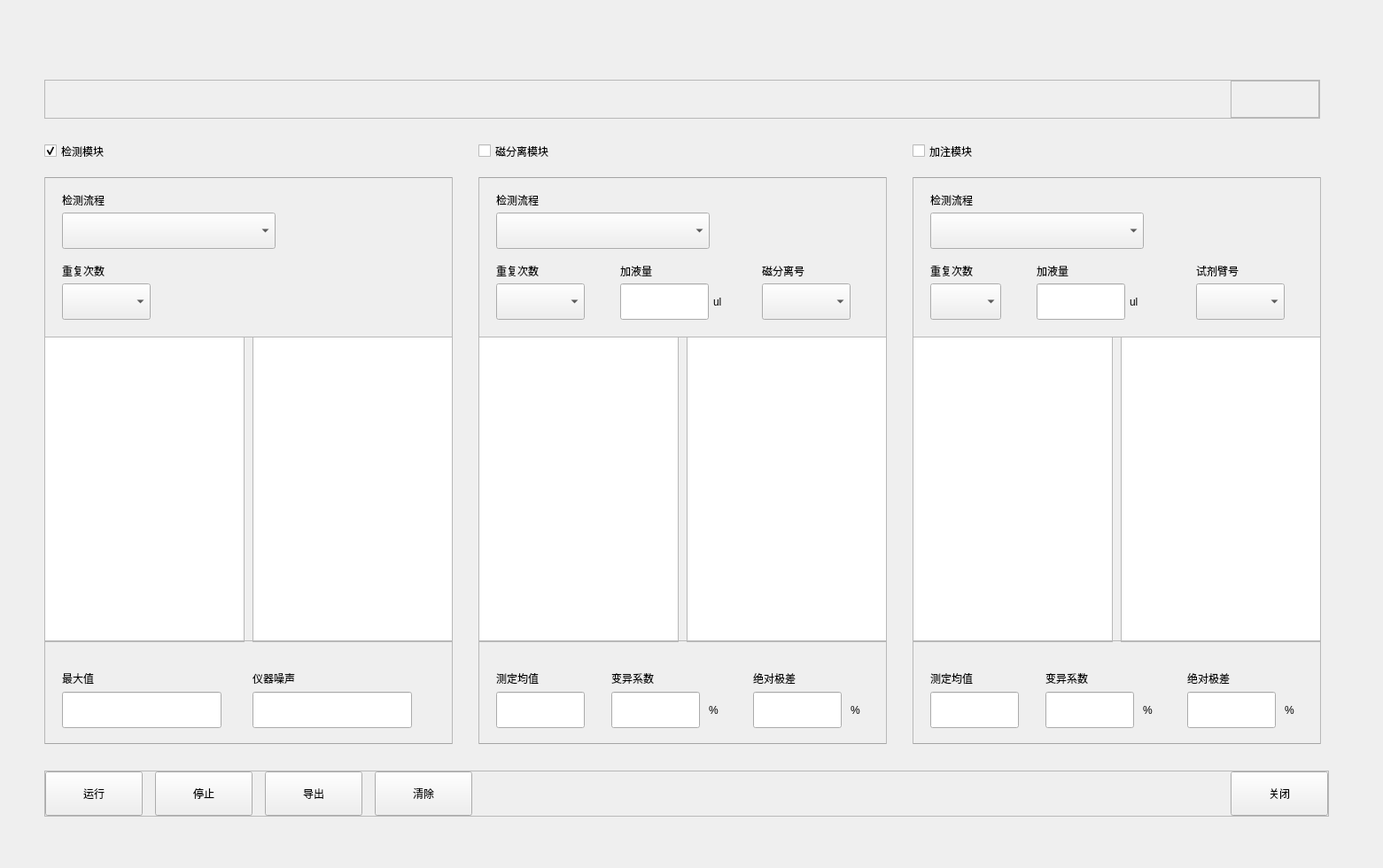
<?xml version="1.0" encoding="UTF-8"?>
<ui version="4.0">
 <class>ProcessCheckDlg</class>
 <widget class="BaseDlg" name="ProcessCheckDlg">
  <property name="geometry">
   <rect>
    <x>0</x>
    <y>0</y>
    <width>1561</width>
    <height>980</height>
   </rect>
  </property>
  <property name="windowTitle">
   <string>ProcessCheckDlg</string>
  </property>
  <widget class="QFrame" name="BottomFrame">
   <property name="geometry">
    <rect>
     <x>50</x>
     <y>870</y>
     <width>1450</width>
     <height>52</height>
    </rect>
   </property>
   <property name="minimumSize">
    <size>
     <width>1450</width>
     <height>52</height>
    </size>
   </property>
   <property name="maximumSize">
    <size>
     <width>1450</width>
     <height>52</height>
    </size>
   </property>
   <property name="frameShape">
    <enum>QFrame::StyledPanel</enum>
   </property>
   <property name="frameShadow">
    <enum>QFrame::Raised</enum>
   </property>
   <layout class="QHBoxLayout" name="horizontalLayout" stretch="0,0,0,0,1,0">
    <property name="spacing">
     <number>14</number>
    </property>
    <property name="leftMargin">
     <number>0</number>
    </property>
    <property name="topMargin">
     <number>0</number>
    </property>
    <property name="rightMargin">
     <number>0</number>
    </property>
    <property name="bottomMargin">
     <number>0</number>
    </property>
    <item>
     <widget class="QPushButton" name="ExcuteBtn">
      <property name="minimumSize">
       <size>
        <width>110</width>
        <height>50</height>
       </size>
      </property>
      <property name="maximumSize">
       <size>
        <width>16777215</width>
        <height>50</height>
       </size>
      </property>
      <property name="text">
       <string>运行</string>
      </property>
      <property name="buttons" stdset="0">
       <string notr="true">btn_dlg</string>
      </property>
     </widget>
    </item>
    <item>
     <widget class="QPushButton" name="StopBtn">
      <property name="minimumSize">
       <size>
        <width>110</width>
        <height>50</height>
       </size>
      </property>
      <property name="maximumSize">
       <size>
        <width>16777215</width>
        <height>50</height>
       </size>
      </property>
      <property name="text">
       <string>停止</string>
      </property>
      <property name="buttons" stdset="0">
       <string notr="true">btn_dlg</string>
      </property>
     </widget>
    </item>
    <item>
     <widget class="QPushButton" name="ExportDataBtn">
      <property name="minimumSize">
       <size>
        <width>110</width>
        <height>50</height>
       </size>
      </property>
      <property name="maximumSize">
       <size>
        <width>16777215</width>
        <height>50</height>
       </size>
      </property>
      <property name="text">
       <string>导出</string>
      </property>
      <property name="buttons" stdset="0">
       <string notr="true">btn_dlg</string>
      </property>
     </widget>
    </item>
    <item>
     <widget class="QPushButton" name="ClearBtn">
      <property name="minimumSize">
       <size>
        <width>110</width>
        <height>50</height>
       </size>
      </property>
      <property name="maximumSize">
       <size>
        <width>16777215</width>
        <height>50</height>
       </size>
      </property>
      <property name="text">
       <string>清除</string>
      </property>
      <property name="buttons" stdset="0">
       <string notr="true">btn_dlg</string>
      </property>
     </widget>
    </item>
    <item>
     <spacer name="horizontalSpacer">
      <property name="orientation">
       <enum>Qt::Horizontal</enum>
      </property>
      <property name="sizeHint" stdset="0">
       <size>
        <width>567</width>
        <height>20</height>
       </size>
      </property>
     </spacer>
    </item>
    <item>
     <widget class="QPushButton" name="CloseBtn">
      <property name="minimumSize">
       <size>
        <width>110</width>
        <height>50</height>
       </size>
      </property>
      <property name="maximumSize">
       <size>
        <width>16777215</width>
        <height>50</height>
       </size>
      </property>
      <property name="text">
       <string>关闭</string>
      </property>
      <property name="buttons" stdset="0">
       <string notr="true">btn_dlg</string>
      </property>
     </widget>
    </item>
   </layout>
  </widget>
  <widget class="QCheckBox" name="DectCB">
   <property name="geometry">
    <rect>
     <x>50</x>
     <y>150</y>
     <width>321</width>
     <height>41</height>
    </rect>
   </property>
   <property name="text">
    <string>检测模块</string>
   </property>
   <property name="checked">
    <bool>true</bool>
   </property>
  </widget>
  <widget class="QCheckBox" name="MagneticCB">
   <property name="geometry">
    <rect>
     <x>540</x>
     <y>150</y>
     <width>381</width>
     <height>41</height>
    </rect>
   </property>
   <property name="text">
    <string>磁分离模块</string>
   </property>
  </widget>
  <widget class="QCheckBox" name="RefuelCB">
   <property name="geometry">
    <rect>
     <x>1030</x>
     <y>150</y>
     <width>401</width>
     <height>41</height>
    </rect>
   </property>
   <property name="text">
    <string>加注模块</string>
   </property>
  </widget>
  <widget class="QFrame" name="NoiseFrame">
   <property name="geometry">
    <rect>
     <x>50</x>
     <y>200</y>
     <width>461</width>
     <height>640</height>
    </rect>
   </property>
   <property name="styleSheet">
    <string notr="true">QFrame#NoiseFrame
{
	border:1px solid #a4a4a4;
}</string>
   </property>
   <property name="frameShape">
    <enum>QFrame::StyledPanel</enum>
   </property>
   <property name="frameShadow">
    <enum>QFrame::Raised</enum>
   </property>
   <widget class="QLabel" name="CheckProcessLab1">
    <property name="geometry">
     <rect>
      <x>20</x>
      <y>10</y>
      <width>201</width>
      <height>31</height>
     </rect>
    </property>
    <property name="text">
     <string>检测流程</string>
    </property>
   </widget>
   <widget class="QComboBox" name="CheckProcessCombo1">
    <property name="geometry">
     <rect>
      <x>20</x>
      <y>40</y>
      <width>241</width>
      <height>41</height>
     </rect>
    </property>
   </widget>
   <widget class="QLabel" name="RepeatTimeLab1">
    <property name="geometry">
     <rect>
      <x>20</x>
      <y>90</y>
      <width>241</width>
      <height>31</height>
     </rect>
    </property>
    <property name="text">
     <string>重复次数</string>
    </property>
   </widget>
   <widget class="QComboBox" name="RepeatTimeCombo1">
    <property name="geometry">
     <rect>
      <x>20</x>
      <y>120</y>
      <width>100</width>
      <height>41</height>
     </rect>
    </property>
   </widget>
   <widget class="QTableWidget" name="SigValTbl11">
    <property name="geometry">
     <rect>
      <x>0</x>
      <y>180</y>
      <width>226</width>
      <height>345</height>
     </rect>
    </property>
    <property name="verticalScrollBarPolicy">
     <enum>Qt::ScrollBarAlwaysOff</enum>
    </property>
    <property name="showGrid">
     <bool>false</bool>
    </property>
   </widget>
   <widget class="QTableWidget" name="SigValTbl12">
    <property name="geometry">
     <rect>
      <x>235</x>
      <y>180</y>
      <width>226</width>
      <height>345</height>
     </rect>
    </property>
    <property name="showGrid">
     <bool>false</bool>
    </property>
   </widget>
   <widget class="QLineEdit" name="MaxValEdit">
    <property name="geometry">
     <rect>
      <x>20</x>
      <y>581</y>
      <width>180</width>
      <height>41</height>
     </rect>
    </property>
    <property name="readOnly">
     <bool>true</bool>
    </property>
   </widget>
   <widget class="QLabel" name="MaxValLab">
    <property name="geometry">
     <rect>
      <x>20</x>
      <y>550</y>
      <width>180</width>
      <height>31</height>
     </rect>
    </property>
    <property name="text">
     <string>最大值</string>
    </property>
   </widget>
   <widget class="QLineEdit" name="NoiseEdit">
    <property name="geometry">
     <rect>
      <x>235</x>
      <y>581</y>
      <width>180</width>
      <height>41</height>
     </rect>
    </property>
    <property name="readOnly">
     <bool>true</bool>
    </property>
   </widget>
   <widget class="QLabel" name="NoiseLab">
    <property name="geometry">
     <rect>
      <x>235</x>
      <y>550</y>
      <width>180</width>
      <height>31</height>
     </rect>
    </property>
    <property name="text">
     <string>仪器噪声</string>
    </property>
   </widget>
   <widget class="QFrame" name="line_h">
    <property name="geometry">
     <rect>
      <x>0</x>
      <y>180</y>
      <width>461</width>
      <height>1</height>
     </rect>
    </property>
    <property name="frameShape">
     <enum>QFrame::StyledPanel</enum>
    </property>
    <property name="frameShadow">
     <enum>QFrame::Raised</enum>
    </property>
    <property name="lines" stdset="0">
     <string>solid</string>
    </property>
   </widget>
   <widget class="QFrame" name="line_h_2">
    <property name="geometry">
     <rect>
      <x>0</x>
      <y>523</y>
      <width>461</width>
      <height>1</height>
     </rect>
    </property>
    <property name="frameShape">
     <enum>QFrame::StyledPanel</enum>
    </property>
    <property name="frameShadow">
     <enum>QFrame::Raised</enum>
    </property>
    <property name="lines" stdset="0">
     <string>solid</string>
    </property>
   </widget>
   <widget class="QFrame" name="line_v_7">
    <property name="geometry">
     <rect>
      <x>235</x>
      <y>180</y>
      <width>1</width>
      <height>345</height>
     </rect>
    </property>
    <property name="frameShape">
     <enum>QFrame::StyledPanel</enum>
    </property>
    <property name="frameShadow">
     <enum>QFrame::Raised</enum>
    </property>
    <property name="lines" stdset="0">
     <string>solid</string>
    </property>
   </widget>
   <widget class="QFrame" name="line_v_10">
    <property name="geometry">
     <rect>
      <x>225</x>
      <y>180</y>
      <width>1</width>
      <height>345</height>
     </rect>
    </property>
    <property name="frameShape">
     <enum>QFrame::StyledPanel</enum>
    </property>
    <property name="frameShadow">
     <enum>QFrame::Raised</enum>
    </property>
    <property name="lines" stdset="0">
     <string>solid</string>
    </property>
   </widget>
  </widget>
  <widget class="QFrame" name="SampNeedleFrame">
   <property name="geometry">
    <rect>
     <x>540</x>
     <y>200</y>
     <width>461</width>
     <height>640</height>
    </rect>
   </property>
   <property name="styleSheet">
    <string notr="true">QFrame#SampNeedleFrame
{
	border:1px solid #a4a4a4;
}</string>
   </property>
   <property name="frameShape">
    <enum>QFrame::StyledPanel</enum>
   </property>
   <property name="frameShadow">
    <enum>QFrame::Raised</enum>
   </property>
   <widget class="QLabel" name="CheckProcessLab2">
    <property name="geometry">
     <rect>
      <x>20</x>
      <y>10</y>
      <width>201</width>
      <height>31</height>
     </rect>
    </property>
    <property name="text">
     <string>检测流程</string>
    </property>
   </widget>
   <widget class="QComboBox" name="CheckProcessCombo2">
    <property name="geometry">
     <rect>
      <x>20</x>
      <y>40</y>
      <width>241</width>
      <height>41</height>
     </rect>
    </property>
   </widget>
   <widget class="QLabel" name="RepeatTimeLab2">
    <property name="geometry">
     <rect>
      <x>20</x>
      <y>90</y>
      <width>111</width>
      <height>31</height>
     </rect>
    </property>
    <property name="text">
     <string>重复次数</string>
    </property>
   </widget>
   <widget class="QLabel" name="AddRgntVolLab1">
    <property name="geometry">
     <rect>
      <x>160</x>
      <y>90</y>
      <width>131</width>
      <height>31</height>
     </rect>
    </property>
    <property name="text">
     <string>加液量</string>
    </property>
   </widget>
   <widget class="QComboBox" name="RepeatTimeCombo2">
    <property name="geometry">
     <rect>
      <x>20</x>
      <y>120</y>
      <width>100</width>
      <height>41</height>
     </rect>
    </property>
   </widget>
   <widget class="QLineEdit" name="AddRgntVolEdit1">
    <property name="geometry">
     <rect>
      <x>160</x>
      <y>120</y>
      <width>100</width>
      <height>41</height>
     </rect>
    </property>
   </widget>
   <widget class="QLabel" name="RgntUnitLab1">
    <property name="geometry">
     <rect>
      <x>265</x>
      <y>120</y>
      <width>51</width>
      <height>41</height>
     </rect>
    </property>
    <property name="text">
     <string>ul</string>
    </property>
   </widget>
   <widget class="QTableWidget" name="SigValTbl21">
    <property name="geometry">
     <rect>
      <x>0</x>
      <y>180</y>
      <width>226</width>
      <height>345</height>
     </rect>
    </property>
    <property name="verticalScrollBarPolicy">
     <enum>Qt::ScrollBarAlwaysOff</enum>
    </property>
    <property name="showGrid">
     <bool>false</bool>
    </property>
   </widget>
   <widget class="QTableWidget" name="SigValTbl22">
    <property name="geometry">
     <rect>
      <x>235</x>
      <y>180</y>
      <width>226</width>
      <height>345</height>
     </rect>
    </property>
    <property name="showGrid">
     <bool>false</bool>
    </property>
   </widget>
   <widget class="QLineEdit" name="AvgValEdit1">
    <property name="geometry">
     <rect>
      <x>20</x>
      <y>581</y>
      <width>100</width>
      <height>41</height>
     </rect>
    </property>
    <property name="readOnly">
     <bool>true</bool>
    </property>
   </widget>
   <widget class="QLabel" name="AvgValLab1">
    <property name="geometry">
     <rect>
      <x>20</x>
      <y>550</y>
      <width>110</width>
      <height>31</height>
     </rect>
    </property>
    <property name="text">
     <string>测定均值</string>
    </property>
   </widget>
   <widget class="QLabel" name="CvLab1">
    <property name="geometry">
     <rect>
      <x>150</x>
      <y>550</y>
      <width>120</width>
      <height>31</height>
     </rect>
    </property>
    <property name="text">
     <string>变异系数</string>
    </property>
   </widget>
   <widget class="QLineEdit" name="CvEdit1">
    <property name="geometry">
     <rect>
      <x>150</x>
      <y>581</y>
      <width>100</width>
      <height>41</height>
     </rect>
    </property>
    <property name="readOnly">
     <bool>true</bool>
    </property>
   </widget>
   <widget class="QLabel" name="PctLab1">
    <property name="geometry">
     <rect>
      <x>260</x>
      <y>581</y>
      <width>41</width>
      <height>41</height>
     </rect>
    </property>
    <property name="text">
     <string>%</string>
    </property>
   </widget>
   <widget class="QLabel" name="PctLab2">
    <property name="geometry">
     <rect>
      <x>420</x>
      <y>581</y>
      <width>16</width>
      <height>41</height>
     </rect>
    </property>
    <property name="text">
     <string>%</string>
    </property>
   </widget>
   <widget class="QLabel" name="RelativeSubValLab1">
    <property name="geometry">
     <rect>
      <x>310</x>
      <y>550</y>
      <width>130</width>
      <height>31</height>
     </rect>
    </property>
    <property name="text">
     <string>绝对极差</string>
    </property>
   </widget>
   <widget class="QLineEdit" name="RelativeSubValEdit1">
    <property name="geometry">
     <rect>
      <x>310</x>
      <y>581</y>
      <width>100</width>
      <height>41</height>
     </rect>
    </property>
    <property name="readOnly">
     <bool>true</bool>
    </property>
   </widget>
   <widget class="QLabel" name="MagneticNoLab">
    <property name="geometry">
     <rect>
      <x>320</x>
      <y>90</y>
      <width>100</width>
      <height>31</height>
     </rect>
    </property>
    <property name="text">
     <string>磁分离号</string>
    </property>
   </widget>
   <widget class="QComboBox" name="MagneticNoCombo">
    <property name="geometry">
     <rect>
      <x>320</x>
      <y>120</y>
      <width>100</width>
      <height>41</height>
     </rect>
    </property>
   </widget>
   <widget class="QFrame" name="line_h_3">
    <property name="geometry">
     <rect>
      <x>0</x>
      <y>180</y>
      <width>461</width>
      <height>1</height>
     </rect>
    </property>
    <property name="frameShape">
     <enum>QFrame::StyledPanel</enum>
    </property>
    <property name="frameShadow">
     <enum>QFrame::Raised</enum>
    </property>
    <property name="lines" stdset="0">
     <string>solid</string>
    </property>
   </widget>
   <widget class="QFrame" name="line_h_4">
    <property name="geometry">
     <rect>
      <x>0</x>
      <y>523</y>
      <width>461</width>
      <height>1</height>
     </rect>
    </property>
    <property name="frameShape">
     <enum>QFrame::StyledPanel</enum>
    </property>
    <property name="frameShadow">
     <enum>QFrame::Raised</enum>
    </property>
    <property name="lines" stdset="0">
     <string>solid</string>
    </property>
   </widget>
   <widget class="QFrame" name="line_v_8">
    <property name="geometry">
     <rect>
      <x>235</x>
      <y>180</y>
      <width>1</width>
      <height>345</height>
     </rect>
    </property>
    <property name="frameShape">
     <enum>QFrame::StyledPanel</enum>
    </property>
    <property name="frameShadow">
     <enum>QFrame::Raised</enum>
    </property>
    <property name="lines" stdset="0">
     <string>solid</string>
    </property>
   </widget>
   <widget class="QFrame" name="line_v_11">
    <property name="geometry">
     <rect>
      <x>225</x>
      <y>180</y>
      <width>1</width>
      <height>345</height>
     </rect>
    </property>
    <property name="frameShape">
     <enum>QFrame::StyledPanel</enum>
    </property>
    <property name="frameShadow">
     <enum>QFrame::Raised</enum>
    </property>
    <property name="lines" stdset="0">
     <string>solid</string>
    </property>
   </widget>
  </widget>
  <widget class="QFrame" name="RgntNeedleFrame">
   <property name="geometry">
    <rect>
     <x>1030</x>
     <y>200</y>
     <width>461</width>
     <height>640</height>
    </rect>
   </property>
   <property name="styleSheet">
    <string notr="true">QFrame#RgntNeedleFrame
{
	border:1px solid #a4a4a4;
}</string>
   </property>
   <property name="frameShape">
    <enum>QFrame::StyledPanel</enum>
   </property>
   <property name="frameShadow">
    <enum>QFrame::Raised</enum>
   </property>
   <widget class="QLabel" name="CheckProcessLab3">
    <property name="geometry">
     <rect>
      <x>20</x>
      <y>10</y>
      <width>201</width>
      <height>31</height>
     </rect>
    </property>
    <property name="text">
     <string>检测流程</string>
    </property>
   </widget>
   <widget class="QComboBox" name="CheckProcessCombo3">
    <property name="geometry">
     <rect>
      <x>20</x>
      <y>40</y>
      <width>241</width>
      <height>41</height>
     </rect>
    </property>
   </widget>
   <widget class="QLabel" name="RepeatTimeLab3">
    <property name="geometry">
     <rect>
      <x>20</x>
      <y>90</y>
      <width>91</width>
      <height>31</height>
     </rect>
    </property>
    <property name="text">
     <string>重复次数</string>
    </property>
   </widget>
   <widget class="QLabel" name="AddRgntVolLab2">
    <property name="geometry">
     <rect>
      <x>140</x>
      <y>90</y>
      <width>121</width>
      <height>31</height>
     </rect>
    </property>
    <property name="text">
     <string>加液量</string>
    </property>
   </widget>
   <widget class="QLabel" name="RGntHandNoLab">
    <property name="geometry">
     <rect>
      <x>320</x>
      <y>90</y>
      <width>100</width>
      <height>31</height>
     </rect>
    </property>
    <property name="text">
     <string>试剂臂号</string>
    </property>
   </widget>
   <widget class="QComboBox" name="RepeatTimeCombo3">
    <property name="geometry">
     <rect>
      <x>20</x>
      <y>120</y>
      <width>80</width>
      <height>41</height>
     </rect>
    </property>
   </widget>
   <widget class="QComboBox" name="RGntHandNCombo">
    <property name="geometry">
     <rect>
      <x>320</x>
      <y>120</y>
      <width>100</width>
      <height>41</height>
     </rect>
    </property>
   </widget>
   <widget class="QLineEdit" name="AddRgntVolEdit2">
    <property name="geometry">
     <rect>
      <x>140</x>
      <y>120</y>
      <width>100</width>
      <height>41</height>
     </rect>
    </property>
   </widget>
   <widget class="QLabel" name="RgntUnitLab2">
    <property name="geometry">
     <rect>
      <x>245</x>
      <y>120</y>
      <width>41</width>
      <height>41</height>
     </rect>
    </property>
    <property name="text">
     <string>ul</string>
    </property>
   </widget>
   <widget class="QTableWidget" name="SigValTbl32">
    <property name="geometry">
     <rect>
      <x>235</x>
      <y>180</y>
      <width>226</width>
      <height>345</height>
     </rect>
    </property>
    <property name="showGrid">
     <bool>false</bool>
    </property>
   </widget>
   <widget class="QTableWidget" name="SigValTbl31">
    <property name="geometry">
     <rect>
      <x>0</x>
      <y>180</y>
      <width>226</width>
      <height>345</height>
     </rect>
    </property>
    <property name="verticalScrollBarPolicy">
     <enum>Qt::ScrollBarAlwaysOff</enum>
    </property>
    <property name="showGrid">
     <bool>false</bool>
    </property>
   </widget>
   <widget class="QLabel" name="AvgValLab2">
    <property name="geometry">
     <rect>
      <x>20</x>
      <y>550</y>
      <width>110</width>
      <height>31</height>
     </rect>
    </property>
    <property name="text">
     <string>测定均值</string>
    </property>
   </widget>
   <widget class="QLabel" name="PctLab3">
    <property name="geometry">
     <rect>
      <x>260</x>
      <y>581</y>
      <width>41</width>
      <height>41</height>
     </rect>
    </property>
    <property name="text">
     <string>%</string>
    </property>
   </widget>
   <widget class="QLabel" name="CvLab2">
    <property name="geometry">
     <rect>
      <x>150</x>
      <y>550</y>
      <width>120</width>
      <height>31</height>
     </rect>
    </property>
    <property name="text">
     <string>变异系数</string>
    </property>
   </widget>
   <widget class="QLineEdit" name="RelativeSubValEdit2">
    <property name="geometry">
     <rect>
      <x>310</x>
      <y>581</y>
      <width>100</width>
      <height>41</height>
     </rect>
    </property>
    <property name="readOnly">
     <bool>true</bool>
    </property>
   </widget>
   <widget class="QLineEdit" name="AvgValEdit2">
    <property name="geometry">
     <rect>
      <x>20</x>
      <y>581</y>
      <width>100</width>
      <height>41</height>
     </rect>
    </property>
    <property name="readOnly">
     <bool>true</bool>
    </property>
   </widget>
   <widget class="QLabel" name="PctLab4">
    <property name="geometry">
     <rect>
      <x>420</x>
      <y>581</y>
      <width>21</width>
      <height>41</height>
     </rect>
    </property>
    <property name="text">
     <string>%</string>
    </property>
   </widget>
   <widget class="QLineEdit" name="CvEdit2">
    <property name="geometry">
     <rect>
      <x>150</x>
      <y>581</y>
      <width>100</width>
      <height>41</height>
     </rect>
    </property>
    <property name="readOnly">
     <bool>true</bool>
    </property>
   </widget>
   <widget class="QLabel" name="RelativeSubValLab2">
    <property name="geometry">
     <rect>
      <x>310</x>
      <y>550</y>
      <width>130</width>
      <height>31</height>
     </rect>
    </property>
    <property name="text">
     <string>绝对极差</string>
    </property>
   </widget>
   <widget class="QFrame" name="line_h_5">
    <property name="geometry">
     <rect>
      <x>0</x>
      <y>180</y>
      <width>461</width>
      <height>1</height>
     </rect>
    </property>
    <property name="frameShape">
     <enum>QFrame::StyledPanel</enum>
    </property>
    <property name="frameShadow">
     <enum>QFrame::Raised</enum>
    </property>
    <property name="lines" stdset="0">
     <string>solid</string>
    </property>
   </widget>
   <widget class="QFrame" name="line_h_6">
    <property name="geometry">
     <rect>
      <x>0</x>
      <y>523</y>
      <width>461</width>
      <height>1</height>
     </rect>
    </property>
    <property name="frameShape">
     <enum>QFrame::StyledPanel</enum>
    </property>
    <property name="frameShadow">
     <enum>QFrame::Raised</enum>
    </property>
    <property name="lines" stdset="0">
     <string>solid</string>
    </property>
   </widget>
   <widget class="QFrame" name="line_v_9">
    <property name="geometry">
     <rect>
      <x>235</x>
      <y>180</y>
      <width>1</width>
      <height>345</height>
     </rect>
    </property>
    <property name="frameShape">
     <enum>QFrame::StyledPanel</enum>
    </property>
    <property name="frameShadow">
     <enum>QFrame::Raised</enum>
    </property>
    <property name="lines" stdset="0">
     <string>solid</string>
    </property>
   </widget>
   <widget class="QFrame" name="line_v_12">
    <property name="geometry">
     <rect>
      <x>225</x>
      <y>180</y>
      <width>1</width>
      <height>345</height>
     </rect>
    </property>
    <property name="frameShape">
     <enum>QFrame::StyledPanel</enum>
    </property>
    <property name="frameShadow">
     <enum>QFrame::Raised</enum>
    </property>
    <property name="lines" stdset="0">
     <string>solid</string>
    </property>
   </widget>
  </widget>
  <widget class="QFrame" name="TopFrame">
   <property name="geometry">
    <rect>
     <x>50</x>
     <y>90</y>
     <width>1440</width>
     <height>44</height>
    </rect>
   </property>
   <property name="minimumSize">
    <size>
     <width>1440</width>
     <height>44</height>
    </size>
   </property>
   <property name="maximumSize">
    <size>
     <width>1440</width>
     <height>44</height>
    </size>
   </property>
   <property name="frameShape">
    <enum>QFrame::StyledPanel</enum>
   </property>
   <property name="frameShadow">
    <enum>QFrame::Raised</enum>
   </property>
   <layout class="QHBoxLayout" name="horizontalLayout_4" stretch="1,0">
    <property name="spacing">
     <number>20</number>
    </property>
    <property name="leftMargin">
     <number>0</number>
    </property>
    <property name="topMargin">
     <number>0</number>
    </property>
    <property name="rightMargin">
     <number>0</number>
    </property>
    <property name="bottomMargin">
     <number>0</number>
    </property>
    <item>
     <spacer name="horizontalSpacer_2">
      <property name="orientation">
       <enum>Qt::Horizontal</enum>
      </property>
      <property name="sizeHint" stdset="0">
       <size>
        <width>40</width>
        <height>20</height>
       </size>
      </property>
     </spacer>
    </item>
    <item>
     <widget class="QFrame" name="DevListFrame">
      <property name="minimumSize">
       <size>
        <width>100</width>
        <height>42</height>
       </size>
      </property>
      <property name="maximumSize">
       <size>
        <width>16777215</width>
        <height>42</height>
       </size>
      </property>
      <property name="frameShape">
       <enum>QFrame::StyledPanel</enum>
      </property>
      <property name="frameShadow">
       <enum>QFrame::Raised</enum>
      </property>
     </widget>
    </item>
   </layout>
  </widget>
  <widget class="QFrame" name="line_v_1">
   <property name="geometry">
    <rect>
     <x>50</x>
     <y>200</y>
     <width>1</width>
     <height>640</height>
    </rect>
   </property>
   <property name="frameShape">
    <enum>QFrame::StyledPanel</enum>
   </property>
   <property name="frameShadow">
    <enum>QFrame::Raised</enum>
   </property>
   <property name="lines" stdset="0">
    <string>solid</string>
   </property>
  </widget>
  <widget class="QFrame" name="line_v_2">
   <property name="geometry">
    <rect>
     <x>510</x>
     <y>200</y>
     <width>1</width>
     <height>640</height>
    </rect>
   </property>
   <property name="frameShape">
    <enum>QFrame::StyledPanel</enum>
   </property>
   <property name="frameShadow">
    <enum>QFrame::Raised</enum>
   </property>
   <property name="lines" stdset="0">
    <string>solid</string>
   </property>
  </widget>
  <widget class="QFrame" name="line_v_3">
   <property name="geometry">
    <rect>
     <x>540</x>
     <y>200</y>
     <width>1</width>
     <height>640</height>
    </rect>
   </property>
   <property name="frameShape">
    <enum>QFrame::StyledPanel</enum>
   </property>
   <property name="frameShadow">
    <enum>QFrame::Raised</enum>
   </property>
   <property name="lines" stdset="0">
    <string>solid</string>
   </property>
  </widget>
  <widget class="QFrame" name="line_v_4">
   <property name="geometry">
    <rect>
     <x>1000</x>
     <y>200</y>
     <width>1</width>
     <height>640</height>
    </rect>
   </property>
   <property name="frameShape">
    <enum>QFrame::StyledPanel</enum>
   </property>
   <property name="frameShadow">
    <enum>QFrame::Raised</enum>
   </property>
   <property name="lines" stdset="0">
    <string>solid</string>
   </property>
  </widget>
  <widget class="QFrame" name="line_v_5">
   <property name="geometry">
    <rect>
     <x>1030</x>
     <y>200</y>
     <width>1</width>
     <height>640</height>
    </rect>
   </property>
   <property name="frameShape">
    <enum>QFrame::StyledPanel</enum>
   </property>
   <property name="frameShadow">
    <enum>QFrame::Raised</enum>
   </property>
   <property name="lines" stdset="0">
    <string>solid</string>
   </property>
  </widget>
  <widget class="QFrame" name="line_v_6">
   <property name="geometry">
    <rect>
     <x>1490</x>
     <y>200</y>
     <width>1</width>
     <height>640</height>
    </rect>
   </property>
   <property name="frameShape">
    <enum>QFrame::StyledPanel</enum>
   </property>
   <property name="frameShadow">
    <enum>QFrame::Raised</enum>
   </property>
   <property name="lines" stdset="0">
    <string>solid</string>
   </property>
  </widget>
 </widget>
 <layoutdefault spacing="6" margin="11"/>
 <customwidgets>
  <customwidget>
   <class>BaseDlg</class>
   <extends>QWidget</extends>
   <header>shared/basedlg.h</header>
   <container>1</container>
  </customwidget>
 </customwidgets>
 <resources/>
 <connections/>
</ui>
